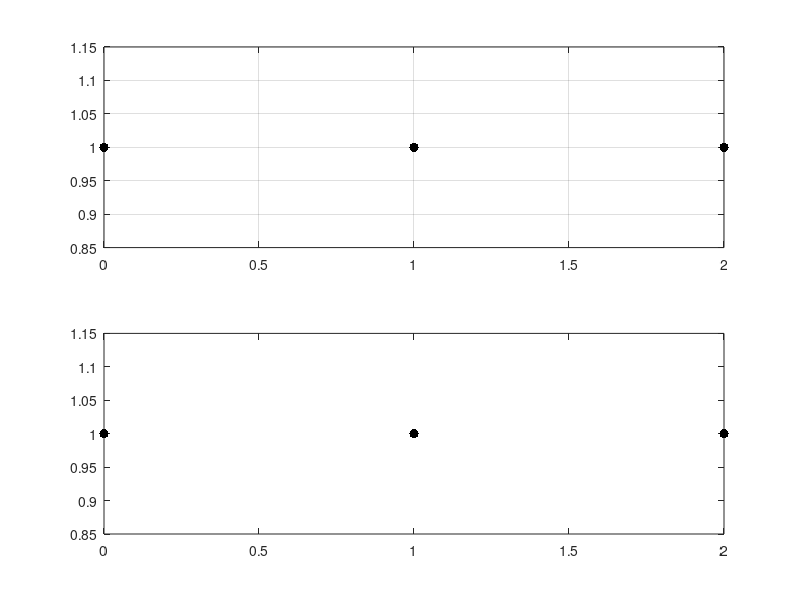

Reproduce this figure in MATLAB. (Note: this script raises an error after producing the figure.)
figure(1);clf;
y = [1+eps,1.00000,1-eps];
subplot(2,1,1)
    plot([0,1,2],y,'k.','MarkerSize',20);
    grid on;
subplot(2,1,2)
    plot([0,1,2],y,'k.','MarkerSize',20);
    adjust_ylim();
    grid on;

figure(2);clf;
y = [1+eps,1.00000,1-eps];
subplot(2,1,1)
    semilogy([0,1,2],y,'k.','MarkerSize',20);
    grid on;
subplot(2,1,2)
    semilogy([0,1,2],y,'k.','MarkerSize',20);
    adjust_ylim();
    grid on;
    
figure(3);clf;
y = [1,1e1,1e3];
subplot(2,1,1)
    plot([0,1,2],y,'k.','MarkerSize',20);
    grid on;
subplot(2,1,2)
    plot([0,1,2],y,'k.','MarkerSize',20);
    adjust_ylim();
    grid on;

figure(4);clf;
y = [-eps,0.00000,eps];
subplot(2,1,1)
    plot([0,1,2],y,'k.','MarkerSize',20);
    grid on;
subplot(2,1,2)
    plot([0,1,2],y,'k.','MarkerSize',20);
    adjust_ylim();
    grid on;

figure(5);clf;
y = [1e-16, 1e-10, 1];
subplot(2,1,1)
    semilogy([0,1,2],y,'k.','MarkerSize',20);
    grid on;
subplot(2,1,2)
    semilogy([0,1,2],y,'k.','MarkerSize',20);
    adjust_ylim();
    grid on;
